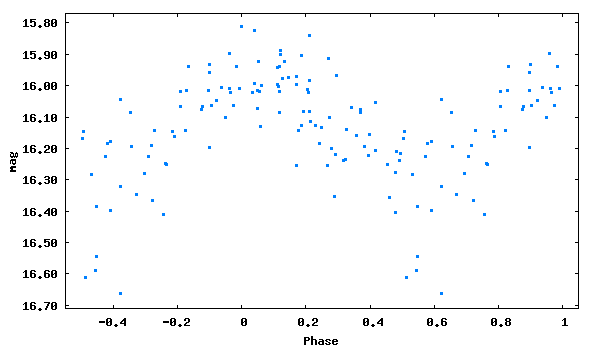

Recreate this plot in gnuplot.
set term png size 600,350 medium
set colors classic
set output 'phase_lc_9.png'
set xlabel 'Phase'
set ylabel 'mag'
#set title 'JDmax = 2445918.53400 + 0.2154426 x E'
set format y '%5.2f'
plot [-0.55:1.05][16.71:15.77] "phase_lc_9.dat" linecolor 3 pointtype 5 pointsize 0.3 title ""
